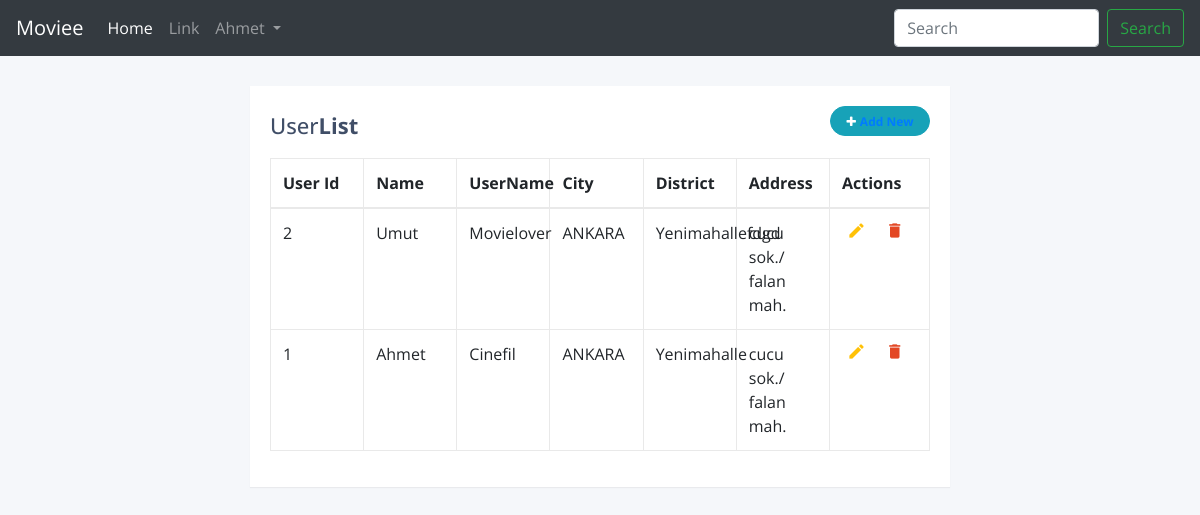
Page /UserList.php (signed in) on the committed database.
### tables this page shows
CREATE TABLE IF NOT EXISTS `firmuser` (
  `Uid` int(11) NOT NULL AUTO_INCREMENT,
  `Email` varchar(30) NOT NULL,
  `Name` varchar(30) NOT NULL,
  `UserName` varchar(30) NOT NULL,
  `Password` varchar(15) NOT NULL,
  `City` varchar(30) NOT NULL,
  `District` varchar(30) NOT NULL,
  `Address` varchar(30) NOT NULL,
  `Type` int(11) DEFAULT NULL,
  PRIMARY KEY (`Uid`)
);

### UserList.php (the view, shortened to what this page needs)
<?php
    require_once ("./main.php");
    $query=$db->prepare("SELECT * FROM firmUser");
    $query->execute();
    $result=$query->fetchAll();
?>
<!DOCTYPE html>
<html lang="en">
<head>
<link rel="stylesheet" href="https://stackpath.bootstrapcdn.com/bootstrap/4.5.0/css/bootstrap.min.css">
<link rel="stylesheet" href="https://maxcdn.bootstrapcdn.com/font-awesome/4.7.0/css/font-awesome.min.css">
</head>
<body>
<div class="container-lg">
    <div class="table-responsive">
        <div class="table-wrapper">
            <div class="table-title">
                <div class="row">
                    <div class="col-sm-8"><h2>User<b>List</b></h2></div>
                    <div class="col-sm-4">
                        <button type="button" class="btn btn-info add-new"><i class="fa fa-plus"></i><a href="movieAdd.php">Add New</a> </button>
                    </div>
                </div>
            </div>
            <table class="table table-bordered">
                <thead>
                    <tr>
                        <th>User Id</th>
                        <th>Name</th>
                        <th>UserName</th>
                        <th>City</th>
                        <th>District</th>
                        <th>Address</th>
                        <th>Actions</th>
                    </tr>
                </thead>
                <tbody>
                   <?php foreach($result as $item): ?>
                    <tr>
                        <td><?=  $item["Uid"]?></td>
                        <td><?=  $item["Name"]?></td>
                        <td><?=  $item["UserName"]?></td>
                        <td><?=  $item["City"]?></td>
                        <td><?=  $item["District"]?></td>
                        <td><?=  $item["Address"]?></td>
                        <td>
                            <a class="edit" title="Edit"  href="UserEdit.php?id=<?=$item["Uid"] ?>"><i class="material-icons">&#xE254;</i></a>
                            <a class="delete" title="Delete"  href="UserDelete.php?id=<?= $item["Uid"]?>"><i class="material-icons">&#xE872;</i></a>
                        </td>
                    </tr>
                    <?php endforeach ?>
                </tbody>
            </table>
        </div>
    </div>
</div>
</body>
</html>

### main.php (style rules this page uses)
body { background: rgb(2,0,36); background: linear-gradient(90deg, rgba(2,0,36,1) 0%, rgba(124,7,144,1) 33%, rgba(9,9,121,1) 93%, rgba(0,212,255,1) 100%); }

### UserList.php (style rules this page uses)
body { color: #404E67; background: #F5F7FA; font-family: 'Open Sans', sans-serif; }
.table-wrapper { width: 700px; margin: 30px auto; background: #fff; padding: 20px; box-shadow: 0 1px 1px rgba(0,0,0,.05); }
.table-title { padding-bottom: 10px; margin: 0 0 10px; }
.table-title h2 { margin: 6px 0 0; font-size: 22px; }
.table-title .add-new { float: right; height: 30px; font-weight: bold; font-size: 12px; text-shadow: none; min-width: 100px; border-radius: 50px; line-height: 13px; }
.table-title .add-new i { margin-right: 4px; }
table.table { table-layout: fixed; }
table.table tr th, table.table tr td { border-color: #e9e9e9; }
table.table th:last-child { width: 100px; }
table.table td a { cursor: pointer; display: inline-block; margin: 0 5px; min-width: 24px; }
table.table td a.edit { color: #FFC107; }
table.table td a.delete { color: #E34724; }
table.table td i { font-size: 19px; }

### rows in the picture
firmuser: Uid "2", Name "Umut", UserName "Movielover", City "ANKARA", District "Yenimahallefdgd", Address "cucu sok./ falan mah."
firmuser: Uid "1", Name "Ahmet", UserName "Cinefil", City "ANKARA", District "Yenimahalle", Address "cucu sok./ falan mah."

### other values in the picture
$userData["Name"] "Ahmet"
